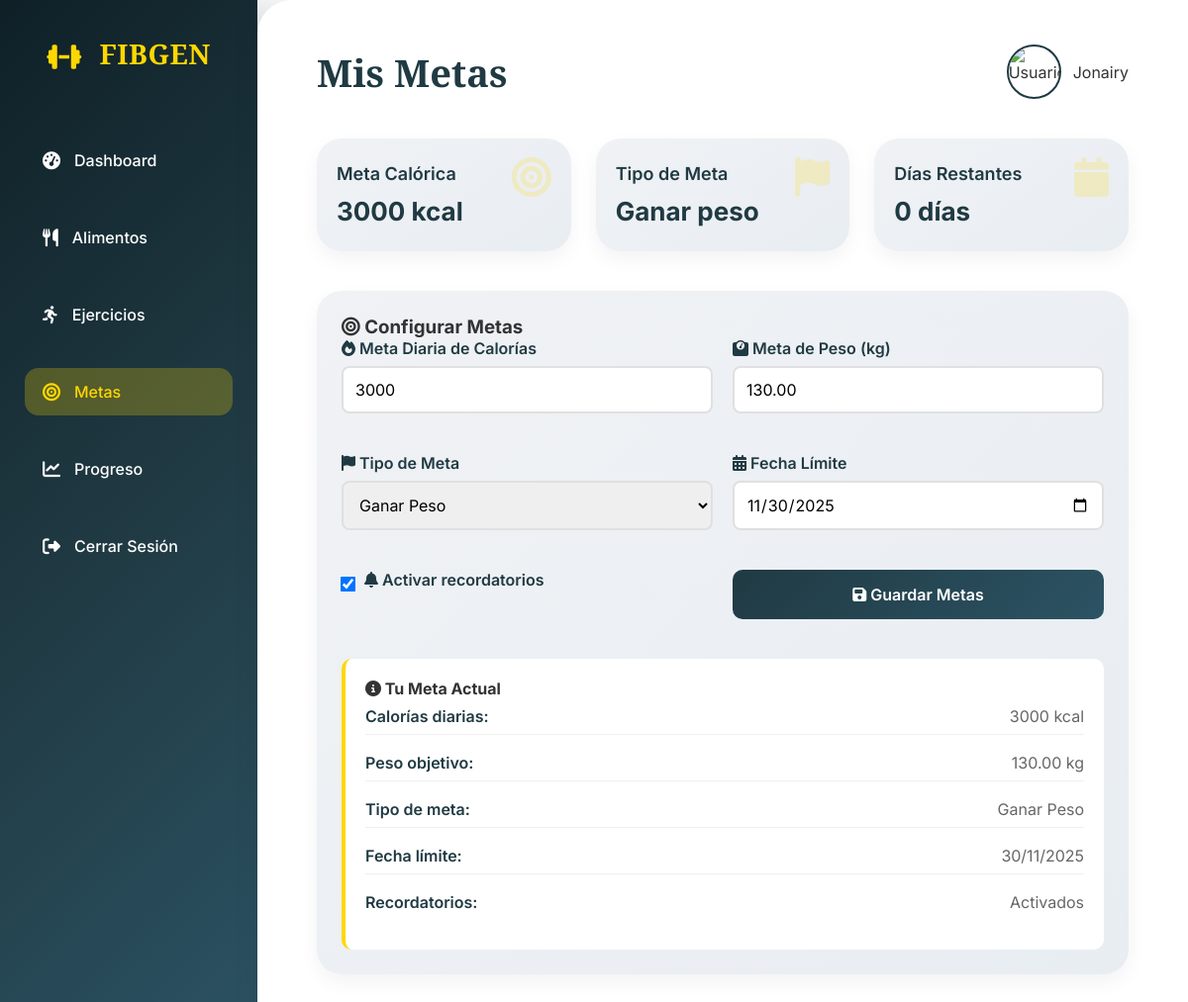
Page /metas.php (signed in) on the committed database.
### tables this page shows
CREATE TABLE `metas` (
  `id` int(11) NOT NULL,
  `usuario_id` int(11) DEFAULT NULL,
  `meta_calorias` int(11) DEFAULT NULL,
  `meta_peso` decimal(5,2) DEFAULT NULL,
  `tipo_meta` enum('perder','ganar','mantener') DEFAULT NULL,
  `fecha_limite` date DEFAULT NULL,
  `recordatorio` tinyint(1) DEFAULT 0,
  `fecha_creacion` datetime DEFAULT current_timestamp(),
  `fecha_actualizacion` datetime DEFAULT current_timestamp() ON UPDATE current_timestamp()
);

### metas.php (the view, shortened to what this page needs)
<?php
include 'db.php';
$nombre = $_SESSION['nombre'];
$usuario_id = $_SESSION['usuario_id'];
$sql = "SELECT foto FROM usuarios WHERE id='$usuario_id'";
$result = $conn->query($sql);
if($result->num_rows == 1){
    $user = $result->fetch_assoc();
    $foto = $user['foto'] ? $user['foto'] : "https://cdn-icons-png.flaticon.com/512/1077/1077114.png";
} else {
    $foto = "https://cdn-icons-png.flaticon.com/512/1077/1077114.png";
}
$meta_actual = null;
$sql_meta = "SELECT * FROM metas WHERE usuario_id='$usuario_id' ORDER BY fecha_creacion DESC LIMIT 1";
$result_meta = $conn->query($sql_meta);
if($result_meta && $result_meta->num_rows > 0){
    $meta_actual = $result_meta->fetch_assoc();
}
$meta_calorias = $meta_actual['meta_calorias'] ?? 2000;
$meta_peso = $meta_actual['meta_peso'] ?? 70;
$tipo_meta = $meta_actual['tipo_meta'] ?? 'mantener';
$fecha_limite_default = $meta_actual['fecha_limite'] ?? date('Y-m-d', strtotime('+1 month'));
$recordatorio_default = $meta_actual['recordatorio'] ?? 0;
$dias_restantes = 0;
if($meta_actual && $meta_actual['fecha_limite']){
    $fecha_limite = new DateTime($meta_actual['fecha_limite']);
    $hoy = new DateTime();
    $dias_restantes = $hoy->diff($fecha_limite)->days;
    $dias_restantes = $fecha_limite > $hoy ? $dias_restantes : 0;
}
?>
<!DOCTYPE html>
<html lang="es">
<head>
<link rel="stylesheet" href="https://cdnjs.cloudflare.com/ajax/libs/font-awesome/6.4.0/css/all.min.css"/>
</head>
<body>
<div class="sidebar">
    <h2><i class="fas fa-dumbbell"></i> FIBGEN</h2>
    <a href="dashboard.php"><i class="fas fa-tachometer-alt"></i> Dashboard</a>
    <a href="alimentos.php"><i class="fas fa-utensils"></i> Alimentos</a>
    <a href="ejercicios.php"><i class="fas fa-running"></i> Ejercicios</a>
    <a href="metas.php" class="active"><i class="fas fa-bullseye"></i> Metas</a>
    <a href="progreso.php"><i class="fas fa-chart-line"></i> Progreso</a>
    <a href="logout.php"><i class="fas fa-sign-out-alt"></i> Cerrar Sesión</a>
</div>
<div class="main-content">
    <div class="header">
        <h1>Mis Metas</h1>
        <div class="user-info">
            <img src="<?php echo $foto; ?>" alt="Usuario">
            <span><?php echo htmlspecialchars($nombre); ?></span>
        </div>
    </div>
    <div class="cards">
        <div class="card">
            <div class="icon"><i class="fas fa-bullseye"></i></div>
            <h3>Meta Calórica</h3>
            <p><?php echo $meta_calorias; ?> kcal</p>
        </div>
        <div class="card">
            <div class="icon"><i class="fas fa-flag"></i></div>
            <h3>Tipo de Meta</h3>
            <p><?php
                switch($tipo_meta) {
                    case 'ganar': echo 'Ganar peso'; break;
                }
            ?></p>
        </div>
        <div class="card">
            <div class="icon"><i class="fas fa-calendar"></i></div>
            <h3>Días Restantes</h3>
            <p><?php echo $dias_restantes; ?> días</p>
        </div>
    </div>
    <div class="meta-container">
        <h3><i class="fas fa-bullseye"></i> Configurar Metas</h3>
        <form method="POST" action="">
            <div class="meta-form">
                <div class="form-group">
                    <label for="meta_calorias"><i class="fas fa-fire"></i> Meta Diaria de Calorías</label>
                    <input type="number" id="meta_calorias" name="meta_calorias"
                           value="<?php echo $meta_calorias; ?>" min="500" max="10000" required>
                </div>
                <div class="form-group">
                    <label for="meta_peso"><i class="fas fa-weight"></i> Meta de Peso (kg)</label>
                    <input type="number" id="meta_peso" name="meta_peso"
                           value="<?php echo $meta_peso; ?>" min="30" max="200" step="0.1" required>
                </div>
                <div class="form-group">
                    <label for="tipo_meta"><i class="fas fa-flag"></i> Tipo de Meta</label>
                    <select id="tipo_meta" name="tipo_meta" required>
                        <option value="ganar" <?php echo $tipo_meta == 'ganar' ? 'selected' : ''; ?>>Ganar Peso</option>
                    </select>
                </div>
                <div class="form-group">
                    <label for="fecha_limite"><i class="fas fa-calendar-alt"></i> Fecha Límite</label>
                    <input type="date" id="fecha_limite" name="fecha_limite"
                           value="<?php echo $fecha_limite_default; ?>"
                           min="<?php echo date('Y-m-d'); ?>" required>
                </div>
                <div class="form-group">
                    <div class="checkbox-group">
                        <input type="checkbox" id="recordatorio" name="recordatorio"
                               <?php echo $recordatorio_default ? 'checked' : ''; ?>>
                        <label for="recordatorio"><i class="fas fa-bell"></i> Activar recordatorios</label>
                    </div>
                </div>
                <div class="form-group">
                    <button type="submit" class="btn-submit">
                        <i class="fas fa-save"></i> Guardar Metas
                    </button>
                </div>
            </div>
        </form>
        <?php if($meta_actual): ?>
        <div class="meta-info">
            <h4><i class="fas fa-info-circle"></i> Tu Meta Actual</h4>
            <div class="meta-item">
                <span class="meta-label">Calorías diarias:</span>
                <span class="meta-value"><?php echo $meta_actual['meta_calorias']; ?> kcal</span>
            </div>
            <div class="meta-item">
                <span class="meta-label">Peso objetivo:</span>
                <span class="meta-value"><?php echo $meta_actual['meta_peso']; ?> kg</span>
            </div>
            <div class="meta-item">
                <span class="meta-label">Tipo de meta:</span>
                <span class="meta-value">
                    <?php
                    switch($meta_actual['tipo_meta']){
                        case 'ganar': echo 'Ganar Peso'; break;
                    }
                    ?>
                </span>
            </div>
            <div class="meta-item">
                <span class="meta-label">Fecha límite:</span>
                <span class="meta-value"><?php echo date('d/m/Y', strtotime($meta_actual['fecha_limite'])); ?></span>
            </div>
            <div class="meta-item">
                <span class="meta-label">Recordatorios:</span>
                <span class="meta-value"><?php echo $meta_actual['recordatorio'] ? 'Activados' : 'Desactivados'; ?></span>
            </div>
        </div>
        <?php endif; ?>
    </div>
</div>
</body>
</html>

### metas.php (style rules this page uses)
* { margin:0; padding:0; box-sizing:border-box; font-family: 'Inter', sans-serif; }
body { display:flex; min-height:100vh; background: #F8F9FA; color: #333; }
.sidebar { width: 260px; background: linear-gradient(135deg, #0F2027, #203A43, #2C5364); color: #fff; display: flex; flex-direction: column; padding: 35px 25px; box-shadow: 5px 0 25px rgba(0,0,0,0.1); }
.sidebar h2 { font-family:'Playfair Display', serif; font-size: 28px; color: #FFD700; margin-bottom: 50px; text-align:center; letter-spacing: 0.5px; }
.sidebar h2 i { margin-right:10px; vertical-align:middle; }
.sidebar a { color: #fff; text-decoration: none; margin: 15px 0; font-size: 16px; display:flex; align-items:center; padding: 14px 18px; border-radius: 14px; transition: 0.3s; font-weight:500; }
.sidebar a i { margin-right: 14px; font-size: 18px; }
.sidebar a.active { background: rgba(255, 215, 0, 0.25); color: #FFD700; }
.main-content { flex:1; padding: 45px 60px; overflow-y:auto; background: #fff; border-top-left-radius: 35px; border-bottom-left-radius: 35px; box-shadow: -5px 0 25px rgba(0,0,0,0.05); }
.header { display:flex; justify-content:space-between; align-items:center; margin-bottom:40px; }
.header h1 { font-size: 38px; color: #203A43; font-weight:700; font-family:'Playfair Display', serif; }
.header .user-info { display:flex; align-items:center; gap:12px; cursor:pointer; }
.header .user-info img { width:55px; height:55px; border-radius:50%; border: 2px solid #203A43; object-fit: cover; }
.cards { display:grid; grid-template-columns: repeat(auto-fit, minmax(220px, 1fr)); gap:25px; margin-bottom:40px; }
.card { background: linear-gradient(145deg, #F0F2F5, #E8EDF2); padding:25px 20px; border-radius:25px; transition:0.3s; position:relative; overflow:hidden; box-shadow: 0 8px 20px rgba(0,0,0,0.05); }
.card h3 { font-size:18px; margin-bottom:12px; color:#203A43; font-weight:600; }
.card p { font-size:26px; font-weight:700; color:#203A43; }
.card .icon { position:absolute; top:15px; right:20px; font-size:40px; color:#FFD700; opacity:0.2; }
.meta-container { background: linear-gradient(135deg, #F0F2F5, #E8EDF2); padding:25px; border-radius:25px; margin-bottom:40px; box-shadow: 0 8px 20px rgba(0,0,0,0.05); }
.meta-form { display: grid; grid-template-columns: 1fr 1fr; gap: 20px; }
.form-group { margin-bottom: 20px; }
.form-group label { display: block; margin-bottom: 8px; color: #203A43; font-weight: 600; }
.form-group input, .form-group select { width: 100%; padding: 12px; border: 2px solid #e0e0e0; border-radius: 8px; font-size: 16px; transition: border-color 0.3s; }
.checkbox-group { display: flex; align-items: center; gap: 10px; }
.checkbox-group input { width: auto; transform: scale(1.2); }
.btn-submit { background: linear-gradient(135deg, #203A43, #2C5364); color: white; border: none; padding: 15px 30px; border-radius: 10px; font-size: 16px; font-weight: 600; cursor: pointer; transition: all 0.3s; width: 100%; }
.meta-info { background: white; padding: 20px; border-radius: 10px; margin-top: 20px; border-left: 4px solid #FFD700; }
.meta-item { display: flex; justify-content: space-between; margin-bottom: 10px; padding: 8px 0; border-bottom: 1px solid #f0f0f0; }
.meta-item:last-child { border-bottom: none; }
.meta-label { font-weight: 600; color: #203A43; }
.meta-value { color: #666; }

### rows in the picture
metas: meta_calorias "3000", fecha_limite "0", meta_peso "130.00", tipo_meta "Ganar Peso", fecha_limite "11/30/2025", recordatorio "☑", fecha_limite "30/11/2025"

### other values in the picture
$nombre "Jonairy"
